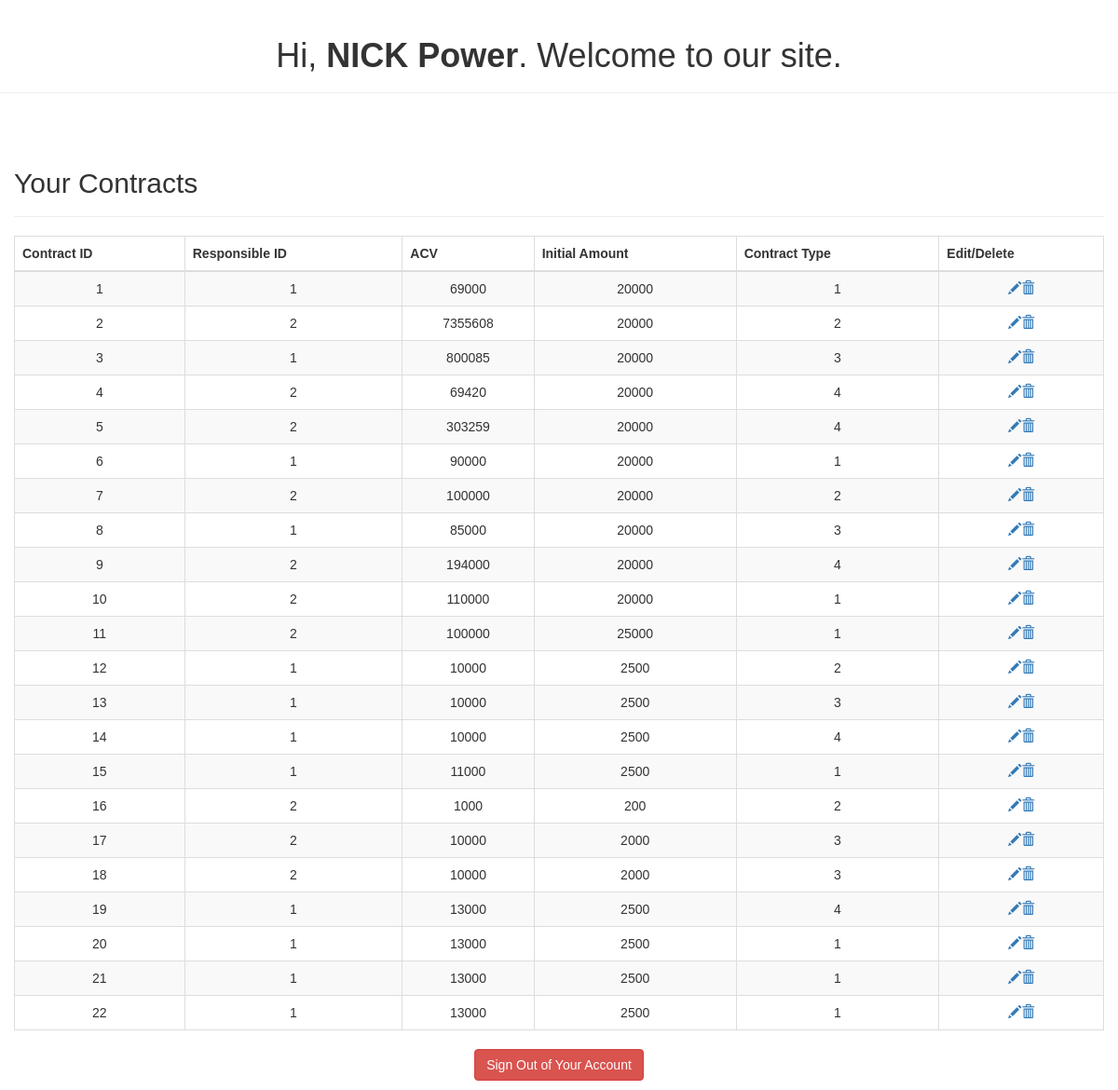
The app's page /Admin/welcome.php (signed in) with its own data.
### tables this page shows
CREATE TABLE IF NOT EXISTS Contract (
    id INT UNSIGNED AUTO_INCREMENT, 
    client_id INT UNSIGNED,
    responsible_id INT UNSIGNED,
    acv int (10) NOT NULL,
    initial_amount DOUBLE(10, 2),   
    start_date TIMESTAMP DEFAULT CURRENT_TIMESTAMP,
    service_type INT UNSIGNED,
    contract_type INT UNSIGNED,
    sales_associate INT UNSIGNED,
    first_deliverable DATE,
    second_deliverable DATE,
    third_deliverable DATE,
		final_deliverable DATE,
	line_business  INT UNSIGNED,
	client_satisfaction INT DEFAULT NULL,
	CONSTRAINT satisfaction_chk CHECK (client_satisfaction BETWEEN 1 AND 10),
    PRIMARY KEY(id),
    INDEX(client_id),
    INDEX(contract_type),
    INDEX(service_type),
    INDEX(responsible_id),
    INDEX(sales_associate),
	FOREIGN KEY(line_business) REFERENCES Line_business(id),
    FOREIGN KEY(client_id) REFERENCES Client(id),
    FOREIGN KEY(service_type) REFERENCES Service_type(id),
    FOREIGN KEY(contract_type) REFERENCES Contract_type(id),
    FOREIGN KEY(responsible_id) REFERENCES Responsible(id),
    FOREIGN KEY(sales_associate) REFERENCES SalesAssociate(id)
);

### Admin/welcome.php (the view, shortened to what this page needs)
<!DOCTYPE html>
<html lang="en">
<head>
    <link rel="stylesheet" href="https://maxcdn.bootstrapcdn.com/bootstrap/3.3.7/css/bootstrap.css">
</head>
<body>
<div class="page-header">
    <h1>Hi, <b><?php echo htmlspecialchars($_SESSION['username']); ?></b>. Welcome to our site.</h1>
</div>
<div class="wrapper">
    <div class="container-fluid">
        <div class="row">
            <div class="col-md-12">
                <div class="page-header clearfix">
                    <h2 class="pull-left">Your Contracts</h2>
                </div>
                <?php
                require_once '../config.php';
                $sql = "SELECT * FROM contract";
                if($stmt = mysqli_prepare($conn, $sql)) {
                    if(mysqli_stmt_execute($stmt)) {
                        $result = mysqli_stmt_get_result($stmt);
                        if(mysqli_num_rows($result) > 0){
                            echo "<table class='table table-bordered table-striped'>";
                            echo "<thead>";
                            echo "<tr>";
                            echo "<th>Contract ID</th>";
                            echo "<th>Responsible ID</th>";
                            echo "<th>ACV</th>";
                            echo "<th>Initial Amount</th>";
                            echo "<th>Contract Type</th>";
                            echo "<th>Edit/Delete</th>";
                            echo "</tr>";
                            echo "</thead>";
                            echo "<tbody>";
						while($row = mysqli_fetch_array($result))
						{
                                echo "<tr>";
                                echo "<td>" . $row['id'] . "</td>";
                                echo "<td>" . $row['responsible_id'] . "</td>";
                                echo "<td>" . $row['acv'] . "</td>";
                                echo "<td>" . $row['initial_amount'] . "</td>";
                                echo "<td>" . $row['contract_type'] . "</td>";
                                echo "<td>";
                                echo "<a href='update.php?id=". $row['id'] ."' title='Update Record' data-toggle='tooltip'><span class='glyphicon glyphicon-pencil'></span></a>";
                                echo "<a href='delete.php?id=". $row['id'] ."' title='Delete Record' data-toggle='tooltip'><span class='glyphicon glyphicon-trash'></span></a>";
								echo "</td>";
                                echo "</tr>";
                            }
                            echo "</tbody>";
                            echo "</table>";
                        }else{
                            echo "<p class='lead'><em>No records were found.</em></p>";
                        }
                    }
                }
                ?>
            </div>
        </div>
    </div>
</div>
<p><a href=<?php echo "logout.php" ?> class="btn btn-danger">Sign Out of Your Account</a></p>
</body>
</html>

### Admin/welcome.php (style rules this page uses)
body { font: 14px sans-serif; text-align: center; }

### records on screen
contract: id "1", responsible "1", acv "69000", initial_amount "20000", contract_type "1"
contract: id "2", responsible "2", acv "7355608", initial_amount "20000", contract_type "2"
contract: id "3", responsible "1", acv "800085", initial_amount "20000", contract_type "3"
contract: id "4", responsible "2", acv "69420", initial_amount "20000", contract_type "4"
contract: id "5", responsible "2", acv "303259", initial_amount "20000", contract_type "4"
contract: id "6", responsible "1", acv "90000", initial_amount "20000", contract_type "1"
contract: id "7", responsible "2", acv "100000", initial_amount "20000", contract_type "2"
contract: id "8", responsible "1", acv "85000", initial_amount "20000", contract_type "3"
contract: id "9", responsible "2", acv "194000", initial_amount "20000", contract_type "4"
contract: id "10", responsible "2", acv "110000", initial_amount "20000", contract_type "1"
contract: id "11", responsible "2", acv "100000", initial_amount "25000", contract_type "1"
contract: id "12", responsible "1", acv "10000", initial_amount "2500", contract_type "2"
contract: id "13", responsible "1", acv "10000", initial_amount "2500", contract_type "3"
contract: id "14", responsible "1", acv "10000", initial_amount "2500", contract_type "4"
contract: id "15", responsible "1", acv "11000", initial_amount "2500", contract_type "1"
contract: id "16", responsible "2", acv "1000", initial_amount "200", contract_type "2"
contract: id "17", responsible "2", acv "10000", initial_amount "2000", contract_type "3"
contract: id "18", responsible "2", acv "10000", initial_amount "2000", contract_type "3"
contract: id "19", responsible "1", acv "13000", initial_amount "2500", contract_type "4"
contract: id "20", responsible "1", acv "13000", initial_amount "2500", contract_type "1"
contract: id "21", responsible "1", acv "13000", initial_amount "2500", contract_type "1"
contract: id "22", responsible "1", acv "13000", initial_amount "2500", contract_type "1"

### other values on screen
$_SESSION['username'] "NICK Power"
